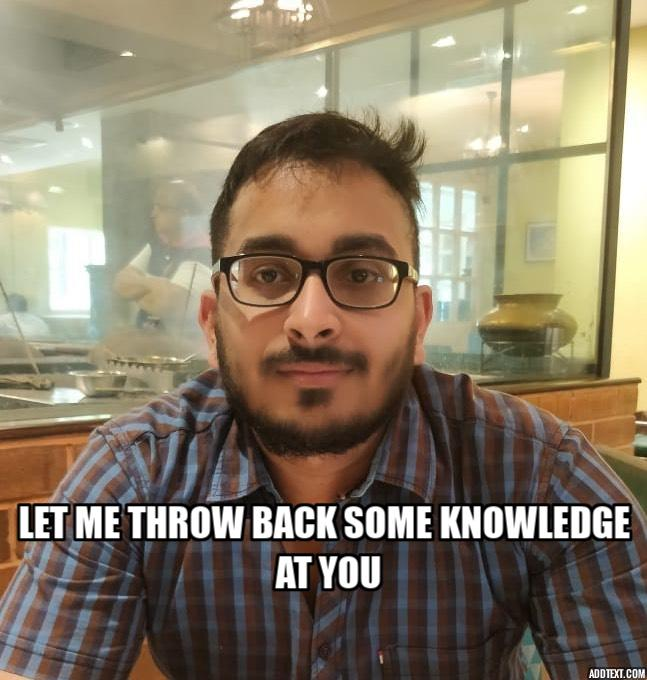
//> input picture assets/anish.jpg, 647 x 680 px
$ ./pencilSketchEdgeDetection   (built with g++ and OpenCV 4)
//> lines starting //> are read from the running program, lines starting //| are printed output that depends on the picture; after the words box and inside, x2 and y2 are one past the last pixel; in counts of white or black regions, pixels touching at a corner belong together
#include<opencv2/imgproc.hpp>
#include<opencv2/highgui.hpp>
#include<iostream>

using namespace cv;
using namespace std;

int main(){

    //Read input image
    Mat image = imread("../assets/anish.jpg");
//> image is the input picture: 680 rows x 647 cols, CV_8UC3; mean B, G, R 105, 125.9, 138.1

    //check if image exists
    if(image.empty()){
        cout<<"can not find image"<<endl;
        return 0;
    }

    //convert to gray scale
    Mat output;
    cvtColor(image, output, COLOR_BGR2GRAY);
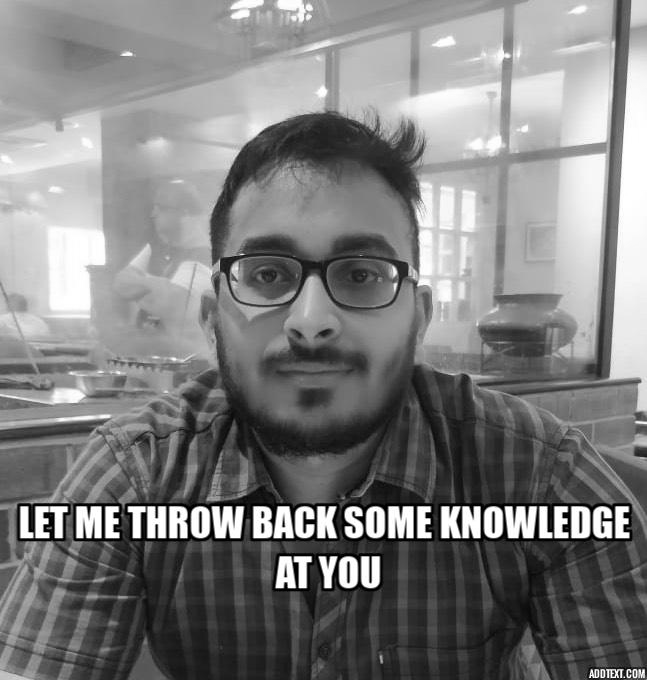
//> output: 680 rows x 647 cols, CV_8UC1; min 0, max 255, mean 127.2

    //Apply gaussian blur
    GaussianBlur(output, output, Size(3, 3), 0);

    //Detect edges
    Laplacian(output, output, -1, 5);
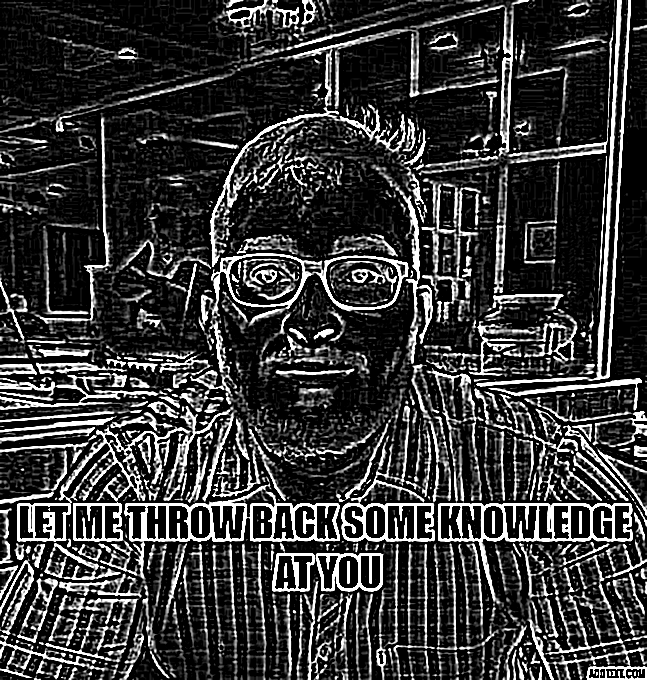
//> output: 680 rows x 647 cols, CV_8UC1; min 0, max 255, mean 55.4

    //Invert the binary image
    output = 255 - output;
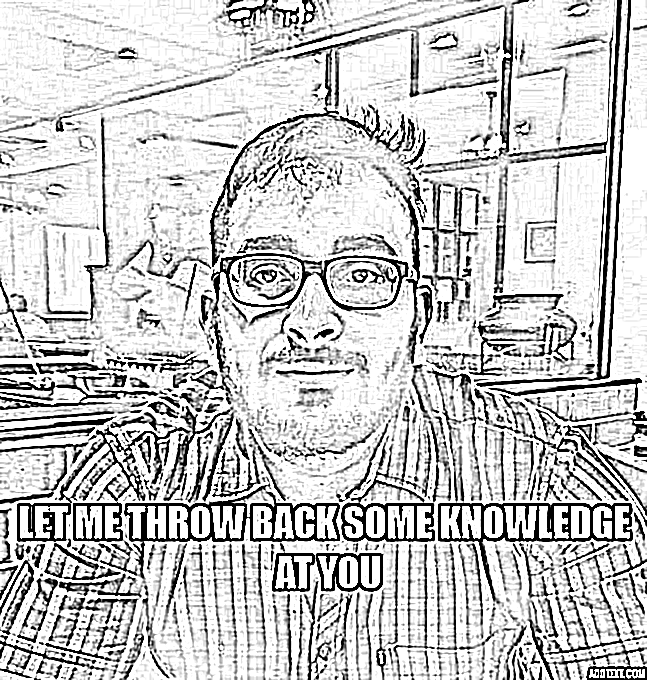
//> output: 680 rows x 647 cols, CV_8UC1; min 0, max 255, mean 199.6

    //binary thresholding
    threshold(output, output, 150, 255, THRESH_BINARY);
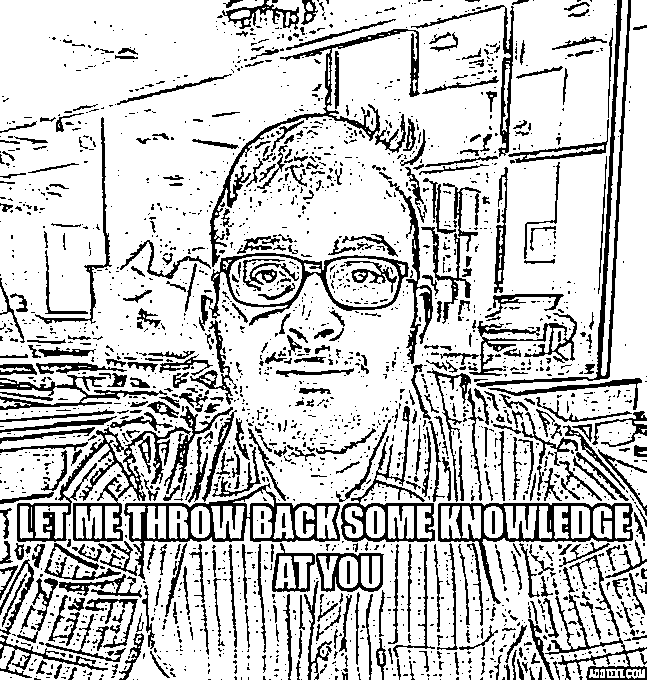
//> output: 680 rows x 647 cols, CV_8UC1; 78.9% white; 2334 black regions (1861 under 20 px), largest, box (x1, y1, x2, y2) and area: (17, 426, 191, 542) 4019, (124, 483, 340, 580) 3509, (476, 0, 631, 387) 3240

    //create windows to display images
    namedWindow("image", WINDOW_AUTOSIZE);
    namedWindow("pencilsketch", WINDOW_AUTOSIZE);

    //display images
    imshow("image", image);
    imshow("pencilsketch", output);

    //Press esc to exit the program
    waitKey(0);

    //close all the opened windows
    destroyAllWindows();

    return 0;
}
